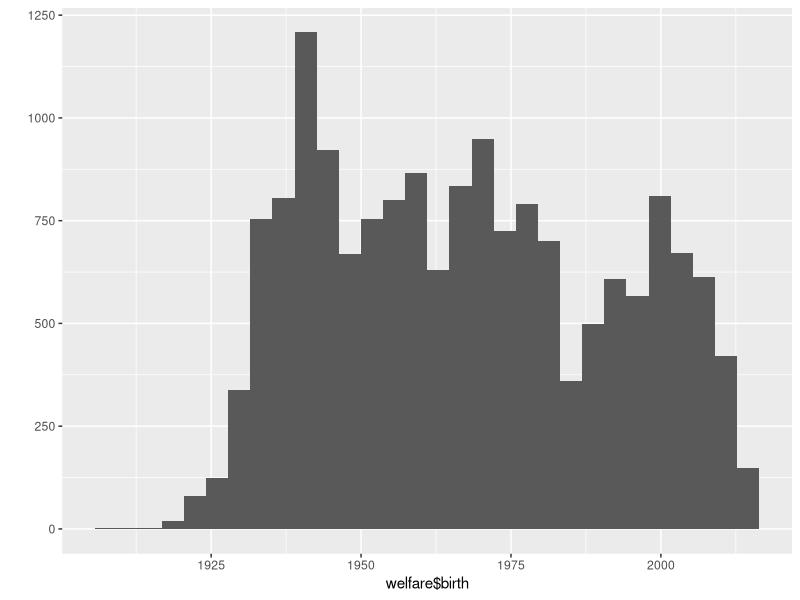
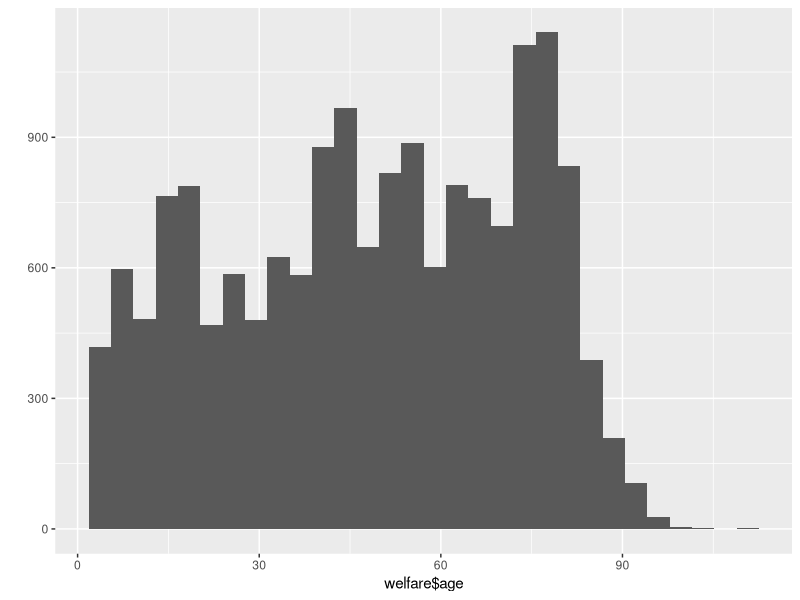

Generate these figures, in order, with R: (Note: this script raises an error after producing the figures.)
# 나이와 월급의 상관 관계

library(ggplot2)

getwd()
setwd('../../R_script/largedata/')
setwd('Documents/_2_WorkSpace/_2_R-Programming/R-Programming/R_data/191023/')
welfare <- read.csv('welfare.csv')

# 태어난 연도 히스토그램
qplot(welfare$birth, bins = 30)

# 나이 컬럼 생성(2015년 기준자료)
age <- 2015 - welfare$birth + 1
welfare$age <- age
summary(age)

# 나이 히스토그램
qplot(welfare$age, bins = 30)

# 월급 
age_income <- welfare %>% filter(!is.na(income)) %>% group_by(age) %>% summarise(mean_income = mean(income))
age_income

# geon_line : 꺾은선 그래프
ggplot(data = age_income, aes(x = age_income$age, y = age_income$mean_income)) + geom_line()+ labs(title = 'Age and Income')
